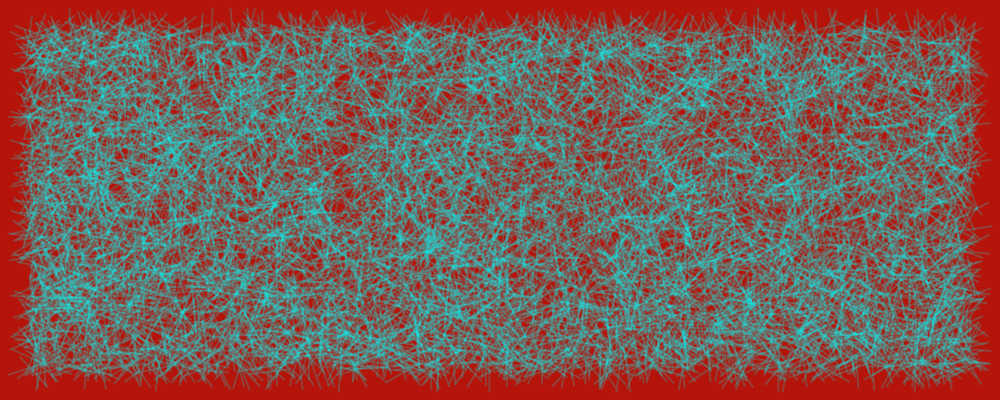
Frame 1 (no input)
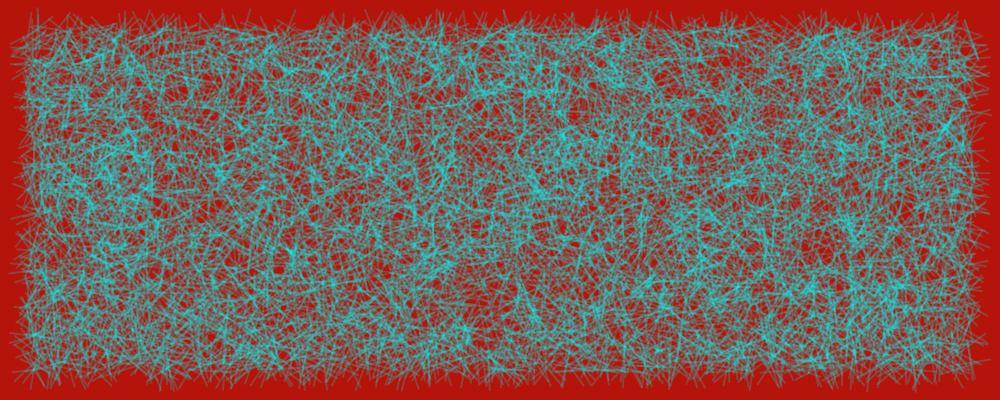
Frame 2 (the mouse pressed at the canvas centre, redrawn once)

The p5.js sketch that drew these frames (run headless with seeded random() and noise() and a simulated clock; the mouse was pressed at the canvas centre and the sketch redrawn once):

// p5.js sketch
// ── sketch.js
let m = 28;
function setup() {
  createCanvas(1000, 400);
  strokeWeight (2);
 stroke(0,256,256,50);
  noLoop ();
}

function draw() {
  
  background(180,20,10);
  
  for(i = 0; i < 10000; i++) {
    
    push();
    let X = random (m, width -m);
    let Y = random (m, height- m);
     
    translate (X,Y);
    rotate(random(TWO_PI));
    line(-20,0,20,0);
    pop();
  }
}
